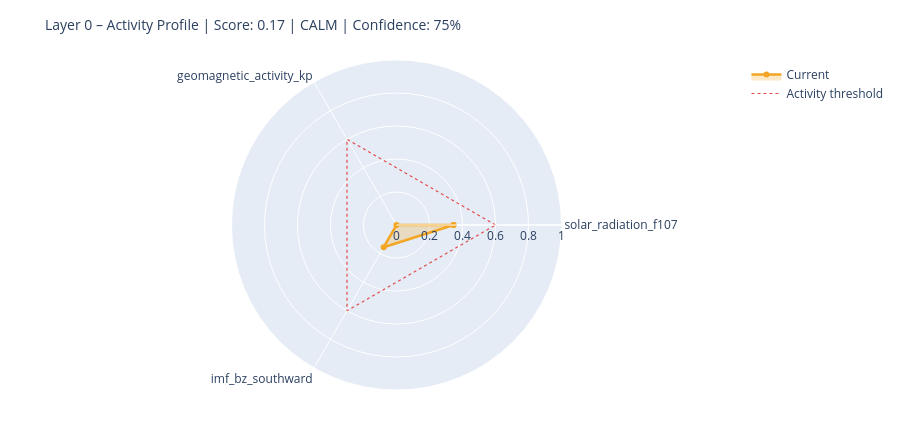

The notebook cell this image was saved under:
### Markdown cell above
---
## 6. State Assessment & Handoff to Layer 1

### Code cell
# ============================================================
# STEP 1 – Collect raw values with source modes
# Mode: 'primary' | 'fallback_3h' | 'last_valid' | 'missing'
# ============================================================

def safe_last(df, col):
    if df is None or col not in df.columns: return None
    s = df[col].dropna()
    return float(s.iloc[-1]) if not s.empty else None

f107_now = safe_last(df_f107, 'f10.7')
bz_now   = safe_last(df_mag,  'bz_gsm')
kp_now   = safe_last(df_kp,   'kp')
sw_now   = safe_last(df_sw,   'speed')

source_modes = {
    'F10.7':    'primary'  if f107_now is not None else 'missing',
    'Kp':       'primary'  if kp_now   is not None else 'missing',
    'IMF_Bz':   'primary'  if bz_now   is not None else 'missing',
    'SW_speed': 'primary'  if sw_now   is not None else 'missing',
}

# Kp Fallback – 3h endpoint
if kp_now is None:
    try:
        r = requests.get(
            'https://services.swpc.noaa.gov/json/noaa-planetary-k-index.json',
            timeout=10)
        r.raise_for_status()
        fb = pd.DataFrame(r.json())
        tc = next((c for c in fb.columns if 'time' in c.lower()), fb.columns[0])
        kc = next((c for c in fb.columns if 'kp' in c.lower() and c != tc), None)
        if kc:
            fb[kc] = fb[kc].astype(str).str.extract(r'([0-9]+(?:\.[0-9]*)?)')[0]
            fb[kc] = pd.to_numeric(fb[kc], errors='coerce')
            fb = fb[fb[kc] >= 0].dropna(subset=[kc])
            if not fb.empty:
                kp_now = float(fb[kc].iloc[-1])
                source_modes['Kp'] = 'fallback_3h'
                print(f'  Kp fallback (3h): {kp_now:.1f}')
    except Exception as e:
        print(f'  Kp fallback failed: {e}')

# Solar Wind Fallback – last valid value
if sw_now is None and df_sw is not None and 'speed' in df_sw.columns:
    s = df_sw['speed'].dropna()
    if not s.empty:
        sw_now = float(s.iloc[-1])
        source_modes['SW_speed'] = 'last_valid'
        print(f'  SW fallback (last_valid): {sw_now:.0f} km/s')

print()
print('Source modes:', source_modes)

# ============================================================
# STEP 2 – Score from available components only
# ============================================================

def norm(v, lo, hi):
    if v is None: return None
    return max(0.0, min(1.0, (v - lo) / (hi - lo)))

COMPONENTS = {
    'solar_radiation_f107':    (f107_now, norm(f107_now, 60, 250)),
    'geomagnetic_activity_kp': (kp_now,   norm(kp_now,   0,   9)),
    'imf_bz_southward':        (bz_now,   norm(-(bz_now or 0) if bz_now else None, -5, 30)
                                           if bz_now is not None else None),
    'solar_wind_speed':        (sw_now,   norm(sw_now, 300, 800)),
}

available   = {k: v[1] for k, v in COMPONENTS.items() if v[1] is not None}
unavailable = [k for k, v in COMPONENTS.items() if v[1] is None]

layer0_score = round(sum(available.values()) / len(available), 4) if available else None
confidence   = round(len(available) / len(COMPONENTS), 2)

level = ('unknown'  if layer0_score is None
         else 'calm'     if layer0_score < 0.3
         else 'moderate' if layer0_score < 0.6
         else 'active')

# ============================================================
# STEP 3 – Dominant Driver
# ============================================================

def dominant_driver(kp, f107, bz, sw):
    candidates = []
    if kp   is not None and kp   >= 4:   candidates.append(('geomagnetic',    kp / 9))
    if sw   is not None and sw   >= 500:  candidates.append(('solar_wind',     sw / 800))
    if bz   is not None and bz   <= -5:   candidates.append(('imf_southward',  abs(bz) / 30))
    if f107 is not None and f107 >= 150:  candidates.append(('solar_radiation',f107 / 250))
    return max(candidates, key=lambda x: x[1])[0] if candidates else 'none'

driver = dominant_driver(kp_now, f107_now, bz_now, sw_now)

# ============================================================
# STEP 4 – Downstream expectations
# ============================================================

def downstream_expectation(driver, score, kp, bz, f107):
    exp = {
        'magnetosphere':        'calm',
        'ionosphere':           'calm',
        'schumann_resonance':   'unchanged',
        'lithosphere_currents': 'low',
    }
    if driver == 'geomagnetic' or (kp and kp >= 5):
        exp['magnetosphere']        = 'compressed / storm'
        exp['ionosphere']           = 'elevated disturbance (TEC variability)'
        exp['schumann_resonance']   = 'elevated amplitude possible'
        exp['lithosphere_currents'] = 'elevated induction currents'
    elif driver == 'imf_southward' or (bz and bz <= -5):
        exp['magnetosphere']        = 'energy coupling active'
        exp['ionosphere']           = 'elevated electron density possible'
        exp['schumann_resonance']   = 'slight modulation possible'
    elif driver == 'solar_radiation' or (f107 and f107 >= 150):
        exp['ionosphere']           = 'elevated ionization (F-layer)'
        exp['schumann_resonance']   = 'slightly elevated background activity'
    return exp

downstream = downstream_expectation(driver, layer0_score, kp_now, bz_now, f107_now)

# ============================================================
# CONSOLE OUTPUT
# ============================================================

W = 58
print('=' * W)
print('LAYER 0 – STATE ASSESSMENT')
print('=' * W)
for name, (raw_v, score_v) in COMPONENTS.items():
    if score_v is not None:
        bar = '█' * int(score_v * 20) + '░' * (20 - int(score_v * 20))
        print(f'  {name:<35}  {bar}  {score_v:.2f}')
    else:
        print(f'  {name:<35}  {"─" * 20}  n/a')
print('-' * W)
print(f'  Score ({len(available)}/{len(COMPONENTS)} components):  {layer0_score:.3f}')
print(f'  Confidence:         {confidence:.0%}')
print(f'  Level:              {level.upper()}')
print(f'  Dominant Driver:    {driver}')

# Radar chart
cats = list(available.keys())
vals = list(available.values())
if len(cats) >= 3:
    fig = go.Figure()
    fig.add_trace(go.Scatterpolar(
        r=vals + [vals[0]], theta=cats + [cats[0]],
        fill='toself', fillcolor='rgba(242,166,35,0.25)',
        line=dict(color='#F2A623', width=2.5), name='Current'
    ))
    fig.add_trace(go.Scatterpolar(
        r=[0.6] * (len(cats) + 1), theta=cats + [cats[0]],
        line=dict(color='#E24B4A', dash='dot', width=1.2),
        mode='lines', name='Activity threshold'
    ))
    fig.update_layout(
        title=dict(text=f'Layer 0 – Activity Profile | Score: {layer0_score:.2f} | {level.upper()} | Confidence: {confidence:.0%}',
                   font=dict(size=14)),
        polar=dict(radialaxis=dict(visible=True, range=[0, 1])),
        height=430, showlegend=True,
        margin=dict(l=60, r=60, t=60, b=40)
    )
    fig.show()

### Figure 1 — Plotly figure (JSON) as saved in the notebook; plotly's stock layout.template omitted (floating-point values rounded to 4 significant figures)
{"data": [{"fill": "toself", "fillcolor": "rgba(242,166,35,0.25)", "line": {"color": "#F2A623", "width": 2.5}, "name": "Current", "r": [0.3457, 0.0, 0.1557, 0.3457], "theta": ["solar_radiation_f107", "geomagnetic_activity_kp", "imf_bz_southward", "solar_radiation_f107"], "type": "scatterpolar"}, {"line": {"color": "#E24B4A", "dash": "dot", "width": 1.2}, "mode": "lines", "name": "Activity threshold", "r": [0.6, 0.6, 0.6, 0.6], "theta": ["solar_radiation_f107", "geomagnetic_activity_kp", "imf_bz_southward", "solar_radiation_f107"], "type": "scatterpolar"}], "layout": {"height": 430, "margin": {"b": 40, "l": 60, "r": 60, "t": 60}, "polar": {"radialaxis": {"range": [0, 1], "visible": true}}, "showlegend": true, "title": {"font": {"size": 14}, "text": "Layer 0 – Activity Profile | Score: 0.17 | CALM | Confidence: 75%"}}}
